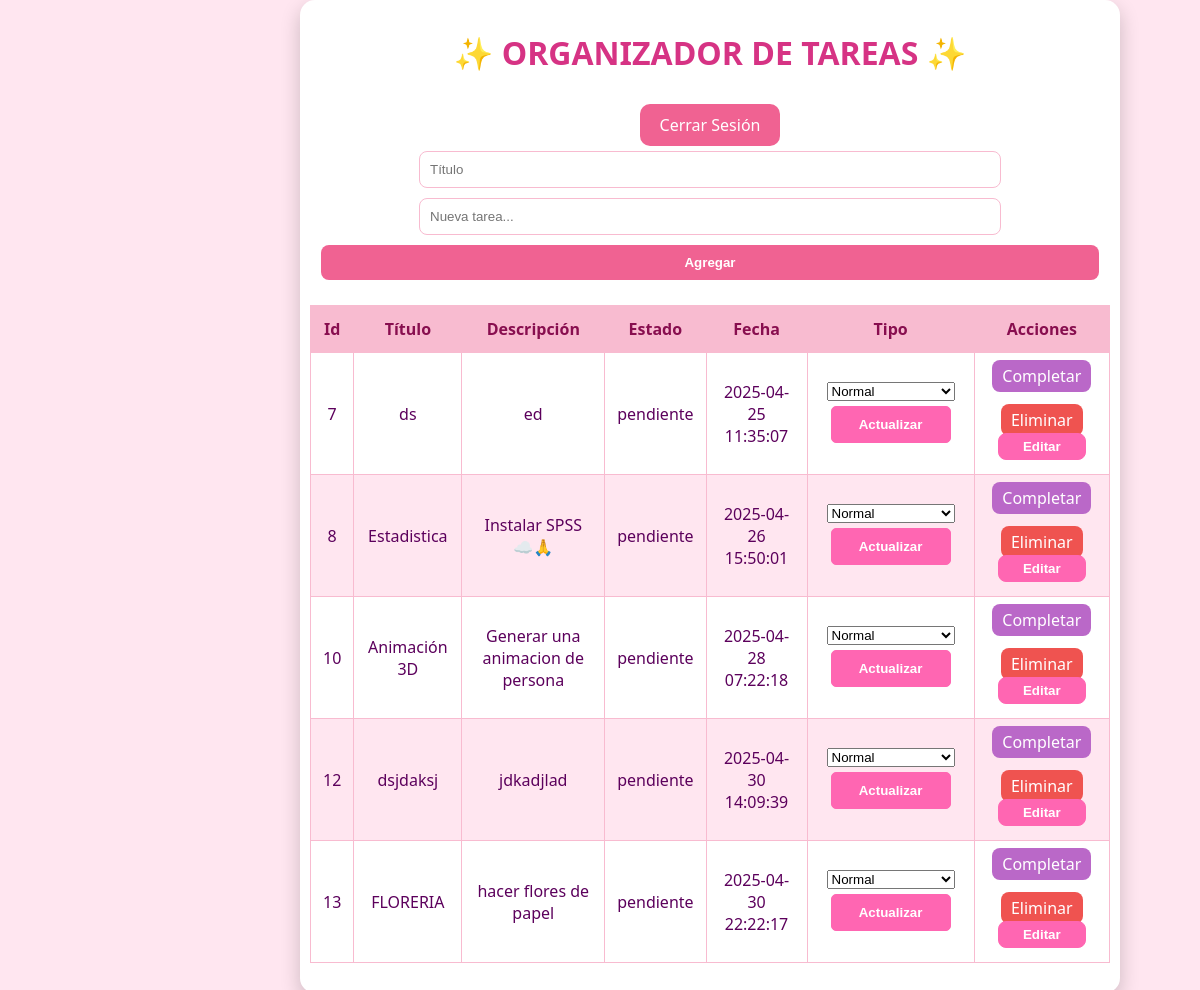
The app's page /dashboard (signed in) with its own data.
### tables this page shows
CREATE TABLE "tareas" (
	"id"	INTEGER,
	"titulo"	TEXT,
	"descripcion"	TEXT,
	"estado"	TEXT,
	"usuario_id"	INTEGER,
	"tipo"	TEXT DEFAULT 'normal',
	"fecha_creacion"	TEXT DEFAULT CURRENT_TIMESTAMP,
	PRIMARY KEY("id")
);

### dashboard.py (the view)
@dashboard_bp.route('/dashboard', methods=['GET', 'POST'])
def dashboard():
    if 'id' not in session:
        return redirect(url_for('login'))
    usuario_id = session['id']
    if request.method == 'POST':
        titulo = request.form['titulo']
        descripcion = request.form['descripcion']
        tarea_dao.agregar(titulo, descripcion, usuario_id)
        return redirect(url_for('dashboard.dashboard'))
    tareas = tarea_dao.obtener_tareas_por_usuario(usuario_id)
    tareas_ordenadas = ordenador.ordenar(tareas)
    tareas_decoradas = []
    for tarea in tareas_ordenadas:
        if tarea.tipo.lower() == "urgente":
            tarea = TareaIcono(tarea)
        tareas_decoradas.append(tarea)
    return render_template('dashboard.html', tareas=tareas_decoradas)

### dao_tareas.py (called while the page is built)
    def obtener_tareas_por_usuario(self, usuario_id):
        conn = DatabaseConnection.get_instance(self.db_name) #NO CAMBIAR
        cursor = conn.cursor()
        cursor.execute("SELECT id, titulo, descripcion, estado, tipo,fecha_creacion FROM tareas WHERE usuario_id = ?", (usuario_id,))
        tareas_crudas = cursor.fetchall()
        tareas = [TareaFactory.crear_tarea(*fila) for fila in tareas_crudas]
        return tareas

### db_singleton.py (called while the page is built)
    @classmethod
    def get_instance(cls, db_name='tareas.db'):
        if cls._instance is None:
            cls._instance = cls(db_name)
        return cls._instance.conn

### factory_tarea.py (called while the page is built)
    @staticmethod
    def crear_tarea(id, titulo, descripcion, estado, tipo, fecha_creacion):
        tipo = tipo.lower()
        if tipo == "urgente":
            return TareaUrgente(id, titulo, descripcion, estado, tipo,fecha_creacion)
        elif tipo == "fecha_limite":
            return TareaConFechaLimite(id, titulo, descripcion, estado, tipo,fecha_creacion)
        else:
            return TareaNormal(id, titulo, descripcion, estado, tipo,fecha_creacion)

### ordena_tareas.py (called while the page is built)
    def ordenar(self, tareas):
        return sorted(tareas, key=lambda t: t.fecha_creacion or datetime.max)

### templates/dashboard.html (shortened to what this page needs)
<!DOCTYPE html>
<html lang="es">
<head>
    <link rel="stylesheet" href="{{ url_for('static', filename='style.css') }}">
</head>
<body>
<div class="dashboard-container">
    <h1>✨ ORGANIZADOR DE TAREAS ✨</h1>
    <a href="{{ url_for('login') }}" class="logout-btn">Cerrar Sesión</a>
    <form action="{{ url_for('dashboard.dashboard') }}" method="POST" class="add-task-form">
        <input type="text" name="titulo" placeholder="Título" required>
        <input type="text" name="descripcion" placeholder="Nueva tarea..." required>
        <button type="submit">Agregar</button>
    </form>
    <table class="task-table">
        <thead>
            <tr>
                <th>Id</th>
                <th>Título</th>
                <th>Descripción</th>
                <th>Estado</th>
                <th>Fecha</th>
                <th>Tipo</th>
                <th>Acciones</th>
            </tr>
        </thead>
        <tbody>
            {% for tarea in tareas %}
            <tr>
                <td>{{ tarea.id }}</td>
                <td>
                    {{ tarea.icono }} {{ tarea.titulo }}
                </td>
                <td>{{ tarea.descripcion }}</td>
                <td>{{ tarea.estado }}</td>
                <td>{{ tarea.fecha_creacion }}</td>
                <td>
                    <form action="/actualizar_tipo" method="POST">
                        <select name="tipo">
                            <option value="normal" {% if tarea.tipo == 'normal' %}selected{% endif %}>Normal</option>
                        </select>
                        <button type="submit">Actualizar</button>
                    </form>
                </td>
                <td>
                    {% if tarea.estado == 'pendiente' %}
                    <a href="{{ url_for('dashboard.completar_tarea', tarea_id=tarea.id) }}" class="action-btn complete">Completar</a><br><br>
                    {% endif %}
                    <a href="{{ url_for('dashboard.eliminar_tarea', tarea_id=tarea.id) }}" class="action-btn delete">Eliminar</a>
                    <button type="button" onclick="toggleForm('form-{{ tarea.id }}')" class="action-btn edit">Editar</button>
                </td>
            </tr>
            {% endfor %}
        </tbody>
    </table>
</div>
</body>
</html>

### static/style.css (style rules this page uses)
body { font-family: 'Segoe UI', Tahoma, Geneva, Verdana, sans-serif; background-color: #ffe6f0; color: #5c005c; margin: 0 auto; width: 50%; }
.dashboard-container { background-color: white; padding: 10px;margin: 0 auto; border-radius: 15px; box-shadow: 0 8px 20px rgba(0, 0, 0, 0.2); text-align: center; width: 1200%; max-width: 800px; }
h1 { color: #d63384; margin-bottom: 30px; }
input, button { padding: 10px; margin: 5px; border: 1px solid #ff66b2; border-radius: 5px; width: calc(100% - 22px); }
button { background-color: #ff66b2; color: white; font-weight: bold; cursor: pointer; }
.task-table { width: 100%; border-collapse: collapse; margin-bottom: 20px; }
.task-table th, .task-table td { padding: 12px; border: 1px solid #f8bbd0; text-align: center; }
.task-table th { background-color: #f8bbd0; color: #880e4f; }
.task-table tr:nth-child(even) { background-color: #ffe6f0; }
.logout-btn { display: inline-block; padding: 10px 20px; background-color: #f06292; color: white; text-decoration: none; border-radius: 10px; transition: background-color 0.3s; }
.add-task-form { margin-bottom: 20px; }
.add-task-form input { padding: 10px; border: 1px solid #f8bbd0; border-radius: 8px; width: 70%; }
.add-task-form button { padding: 10px 15px; border: none; background-color: #f06292; color: white; border-radius: 8px; cursor: pointer; }
.action-btn { padding: 5px 10px; text-decoration: none; border-radius: 8px; color: white; margin: 2px; }
.complete { background-color: #ba68c8; }
.delete { background-color: #ef5350; }

### records on screen
tareas: id "7", titulo "ds", descripcion "ed", estado "pendiente", fecha_creacion "2025-04-25 11:35:07", tipo "Normal"
tareas: id "8", titulo "Estadistica", descripcion "Instalar SPSS ☁️🙏", estado "pendiente", fecha_creacion "2025-04-26 15:50:01", tipo "Normal"
tareas: id "10", titulo "Animación 3D", descripcion "Generar una animacion de persona", estado "pendiente", fecha_creacion "2025-04-28 07:22:18", tipo "Normal"
tareas: id "12", titulo "dsjdaksj", descripcion "jdkadjlad", estado "pendiente", fecha_creacion "2025-04-30 14:09:39", tipo "Normal"
tareas: id "13", titulo "FLORERIA", descripcion "hacer flores de papel", estado "pendiente", fecha_creacion "2025-04-30 22:22:17", tipo "Normal"
